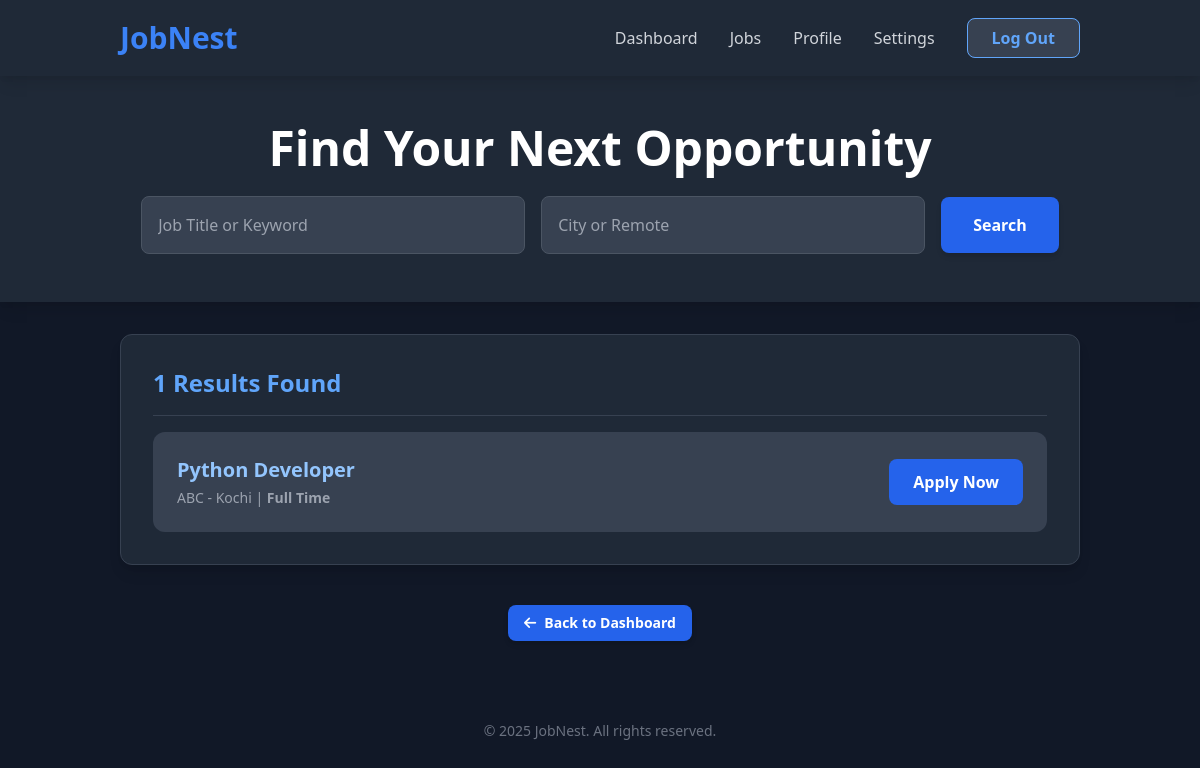
The app's page /findjob/ with its own data.
### JobNest/models.py (models this page shows, shortened)
class JobPost(models.Model):
    employer = models.ForeignKey(Employer, on_delete=models.CASCADE, related_name="jobs")
    title = models.CharField(max_length=255)
    description = models.TextField()
    location = models.CharField(max_length=255)
    vacancies = models.PositiveIntegerField(default=1)  # 🔹 number of open positions
    is_active = models.BooleanField(default=True)  # 🔹 auto-updated
    job_type = models.CharField(
        max_length=50,
        choices=[
            ("full-time", "Full Time"),
            ("part-time", "Part Time"),
            ("contract", "Contract"),
            ("internship", "Internship"),
            ("remote", "Remote"),
        ],
        default="full-time"
    )
    salary = models.DecimalField(max_digits=10, decimal_places=2, blank=True, null=True)
    posted_at = models.DateTimeField(auto_now_add=True)

class Employer(models.Model):
    username=models.CharField(max_length=50)
    email=models.EmailField(max_length=50)
    password=models.CharField(max_length=50)
    company_name = models.CharField(max_length=255)
    industry = models.CharField(max_length=100)
    company_description = models.TextField(blank=True, null=True)

### JobNest/views.py (the view)
# urls.py: path("findjob/",views.find_job,name='findjob'),
def find_job(request):
    jobs = JobPost.objects.filter(is_active=True).select_related("employer")
    job_title = request.GET.get("job-title", "")
    location = request.GET.get("location", "")
    if job_title:
        jobs = jobs.filter(title__icontains=job_title)
    if location:
        jobs = jobs.filter(location__icontains=location)
    applied_job_ids = []
    if request.user.is_authenticated:
        applied_job_ids = JobApplication.objects.filter(
            candidate=request.user
        ).values_list("job_id", flat=True)
    context = {
        "jobs": jobs,
        "total_results": jobs.count(),
        "applied_job_ids": applied_job_ids,   # 👈 send to template
    }
    return render(request, "findjob.html", context)

### JobNest/Templates/findjob.html (shortened to what this page needs)
<!DOCTYPE html>
<html lang="en">
<head>
    <link href="https://cdn.jsdelivr.net/npm/tailwindcss@2.2.19/dist/tailwind.min.css" rel="stylesheet">
    <link rel="stylesheet" href="https://cdnjs.cloudflare.com/ajax/libs/font-awesome/6.0.0-beta3/css/all.min.css">
</head>
<body class="bg-gray-900 text-gray-200 antialiased font-sans">
    <header class="bg-gray-800 shadow-lg sticky top-0 z-50">
        <div class="container mx-auto px-4 sm:px-6 lg:px-8">
            <nav class="flex justify-between items-center py-5">
                <a href="#" class="text-3xl font-bold text-blue-500">JobNest</a>
                <ul class="hidden md:flex space-x-8 items-center">
                    <li><a href="#" class="text-gray-300 hover:text-blue-500 transition duration-300 font-medium">Dashboard</a></li>
                    <li><a href="{% url 'findjob' %}" class="text-gray-300 hover:text-blue-500 transition duration-300 font-medium">Jobs</a></li>
                    <li><a href="#" class="text-gray-300 hover:text-blue-500 transition duration-300 font-medium">Profile</a></li>
                    <li><a href="#" class="text-gray-300 hover:text-blue-500 transition duration-300 font-medium">Settings</a></li>
                    <li><a href="#" class="btn bg-gray-700 text-blue-400 border border-blue-400 hover:bg-blue-500 hover:text-white transition duration-300 px-6 py-2 rounded-lg font-semibold">Log Out</a></li>
                </ul>
            </nav>
        </div>
    </header>
    <section class="bg-gray-800 shadow-lg py-12 mb-8">
        <div class="container mx-auto px-4 sm:px-6 lg:px-8 text-center">
            <h2 class="text-4xl md:text-5xl font-extrabold text-white mb-6">Find Your Next Opportunity</h2>
            <form class="flex flex-col md:flex-row justify-center items-center space-y-4 md:space-y-0 md:space-x-4" action="{% url 'findjob' %}" method="get">
                <input type="text" name="job-title" placeholder="Job Title or Keyword" class="w-full md:w-96 p-4 rounded-lg bg-gray-700 text-gray-200 placeholder-gray-400 focus:outline-none focus:ring-2 focus:ring-blue-500 border border-gray-600">
                <input type="text" name="location" placeholder="City or Remote" class="w-full md:w-96 p-4 rounded-lg bg-gray-700 text-gray-200 placeholder-gray-400 focus:outline-none focus:ring-2 focus:ring-blue-500 border border-gray-600">
                <button type="submit" class="w-full md:w-auto btn bg-blue-600 text-white px-8 py-4 rounded-lg font-semibold hover:bg-blue-700 transition duration-300 shadow-md">Search</button>
            </form>
        </div>
    </section>
    <section class="container mx-auto px-4 sm:px-6 lg:px-8">
        <main class="bg-gray-800 p-6 md:p-8 rounded-xl shadow-lg border border-gray-700">
            <div class="flex flex-col md:flex-row justify-between items-center pb-4 mb-4 border-b border-gray-700">
                <h3 class="text-2xl font-bold text-blue-400">{{ total_results }} Results Found</h3>
            </div>
            <div class="space-y-4">
                {% for job in jobs %}
                    <div class="flex flex-col md:flex-row items-start md:items-center p-6 bg-gray-700 rounded-xl transition-colors duration-300 hover:bg-gray-600">
                        <div class="flex-grow">
                            <h4 class="text-xl font-bold text-blue-300 mb-1">{{ job.title }}</h4>
                            <p class="text-gray-400 text-sm">{{ job.employer.company_name }} - {{ job.location }} | <span class="font-semibold">{{ job.get_job_type_display }}</span></p>
                        </div>
                        <div class="flex-shrink-0 mt-4 md:mt-0 md:ml-6 w-full md:w-auto">
                            {% if job.id in applied_job_ids %}
                                <button class="w-full md:w-auto btn bg-gray-600 text-gray-400 cursor-not-allowed px-6 py-3 rounded-lg font-semibold" disabled>Applied</button>
                            {% else %}
                                <a href="{% url 'apply_job' job.id %}" class="w-full md:w-auto btn bg-blue-600 text-white px-6 py-3 rounded-lg font-semibold hover:bg-blue-700 transition-colors">Apply Now</a>
                            {% endif %}
                        </div>
                    </div>
                {% empty %}
                    <p class="text-center text-lg text-gray-500 py-10">No jobs found that match your search criteria.</p>
                {% endfor %}
            </div>
        </main>
    </section>
    <div class="text-center mt-10">
        <a href="{% url 'candidatedashboard' %}" class="inline-flex items-center space-x-2 bg-blue-600 text-white px-4 py-2 text-sm rounded-lg font-semibold shadow-md hover:bg-blue-700 transition duration-300 transform hover:-translate-y-1">
            <i class="fas fa-arrow-left"></i>
            <span>Back to Dashboard</span>
        </a>
    </div>
    <footer class="bg-gray-950 text-white py-8 mt-12">
        <div class="container mx-auto px-4 sm:px-6 lg:px-8 text-center">
            <p class="text-gray-500 text-sm">&copy; 2025 JobNest. All rights reserved.</p>
        </div>
    </footer>
</body>
</html>

### records on screen
JobPost: title "Python Developer", employer.company_name "ABC", location "Kochi", job_type "Full Time", shows "Apply Now"

### other values on screen
{{ total_results }} "1"
